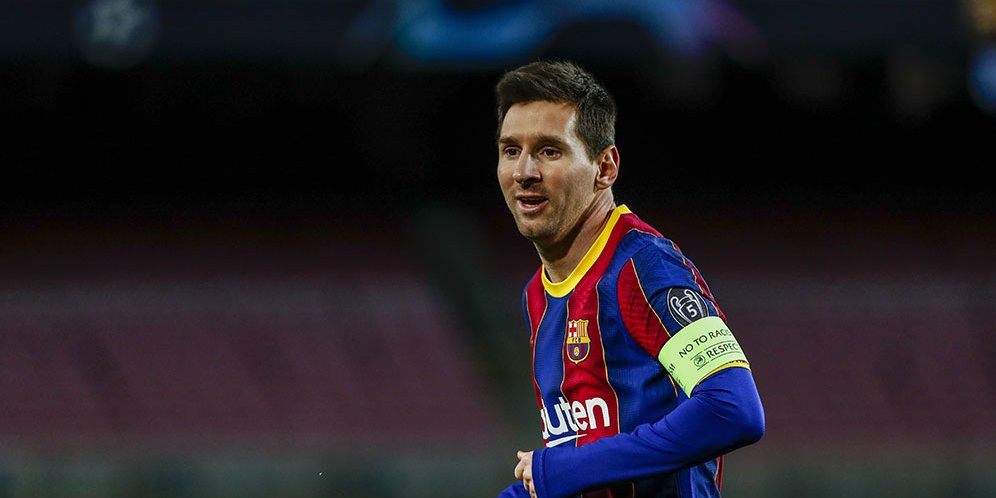
#> input picture messi.jpg, 996 x 498 px
$ python 'Meet 15.py'
#> lines starting #> are read from the running program, lines starting #| are printed output that depends on the picture; after the words box and inside, x2 and y2 are one past the last pixel; in counts of white or black regions, pixels touching at a corner belong together
import cv2
import numpy as np
img = cv2.imread("messi.jpg")
#> img is the input picture: shape (498, 996, 3); mean B, G, R 38.6, 31.9, 36.7
grey_img = cv2.cvtColor(img, cv2.COLOR_BGR2GRAY)
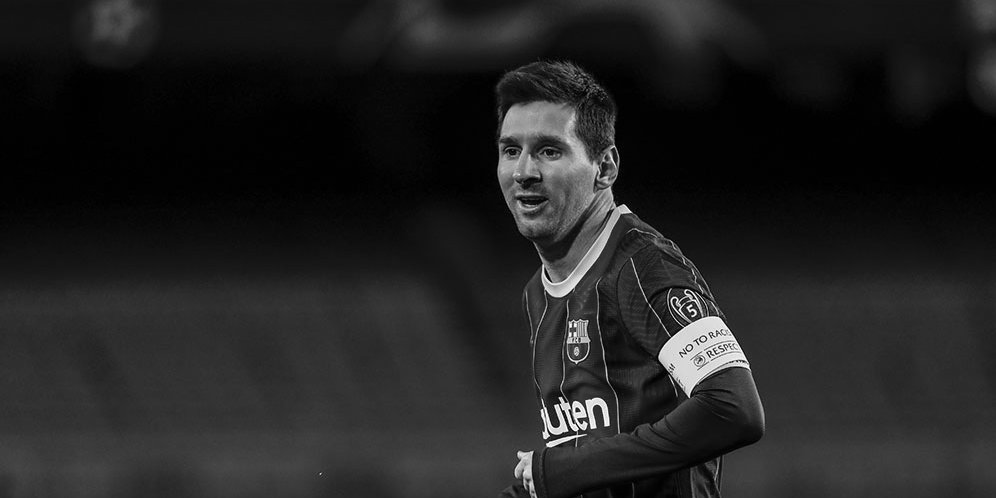
#> grey_img: shape (498, 996); min 0, max 255, mean 34.1
template = cv2.imread("messi_face.jpg", 0)
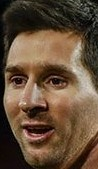
#> input picture messi_face.jpg, 98 x 169 px
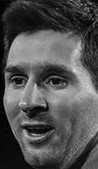
#> template: shape (169, 98); min 0, max 229, mean 81.8
w, h = template.shape[::-1]
#> w = 98; h = 169

res = cv2.matchTemplate(grey_img, template, cv2.TM_CCOEFF_NORMED)
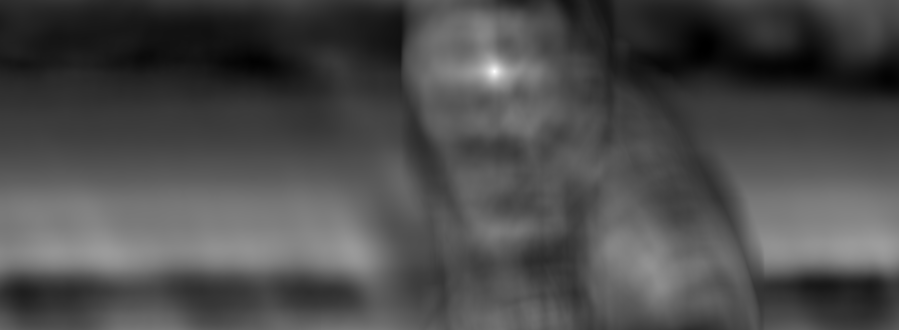
#> res: shape (330, 899) float32; min -0.49, max 0.999, mean -0.045; drawn with min black and max white
print(res)
#> (printed output is left out)
thereshold = 0.95;
loc = np.where(res >= thereshold)
#> loc = ([70, 71, 71, 71, 72], [494, 493, 494, 495, 494])
print(loc)
#| (array([70, 71, 71, 71, 72]), array([494, 493, 494, 495, 494]))
for pt in zip(*loc[::-1]):
    cv2.rectangle(img, pt, (pt[0] + w, pt[1] + h), (0, 0, 255), 2)
#> this loop made 5 passes
#> pt on passes 1 to 5: (494, 70), (493, 71), (494, 71), (495, 71), (494, 72)
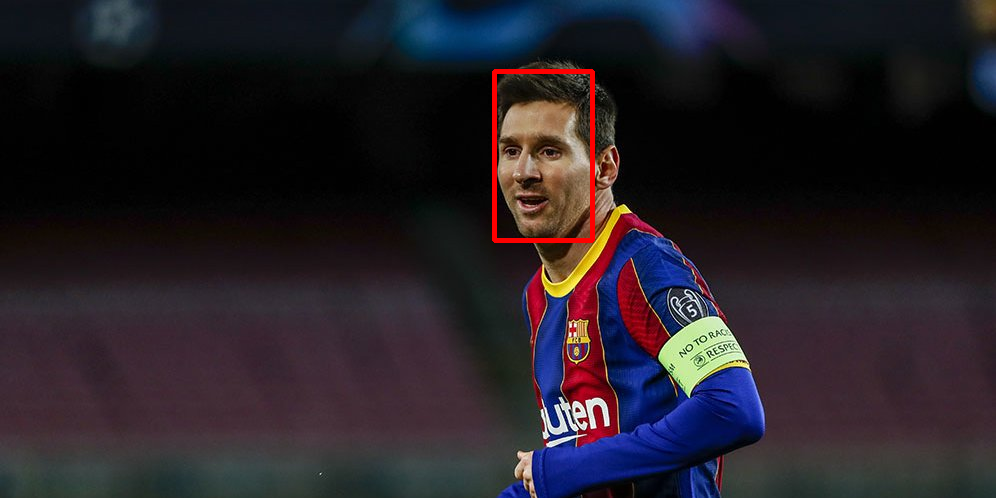
#> img: shape (498, 996, 3); 0.54% of pixels changed, all inside (x1, y1, x2, y2) = (492, 69, 595, 243)

cv2.imshow("img", img)
cv2.waitKey(0)
cv2.destroyAllWindows()
